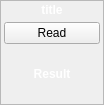
<?xml version="1.0" encoding="UTF-8"?>
<ui version="4.0">
 <class>Form</class>
 <widget class="QWidget" name="Form">
  <property name="geometry">
   <rect>
    <x>0</x>
    <y>0</y>
    <width>104</width>
    <height>105</height>
   </rect>
  </property>
  <property name="sizePolicy">
   <sizepolicy hsizetype="Maximum" vsizetype="Maximum">
    <horstretch>0</horstretch>
    <verstretch>0</verstretch>
   </sizepolicy>
  </property>
  <property name="minimumSize">
   <size>
    <width>100</width>
    <height>105</height>
   </size>
  </property>
  <property name="maximumSize">
   <size>
    <width>104</width>
    <height>105</height>
   </size>
  </property>
  <property name="windowTitle">
   <string>Form</string>
  </property>
  <property name="styleSheet">
   <string notr="true">QFrame.PeripheralCollection{
border-top-left-radius: 10px;
border-top-right-radius: 10px;
border-bottom-right-radius: 10px;
border-bottom-left-radius: 10px;
border: 1px solid black;
background: qlineargradient(x1: 0, y1: 0, x2: 0, y2: 1,
stop: 0 rgb(97, 146, 121), stop: 0.5 rgb(65, 89, 111));

}
QLabel {
color: white;
font-weight: bold;
background:transparent;
}
</string>
  </property>
  <layout class="QVBoxLayout" name="verticalLayout">
   <property name="spacing">
    <number>0</number>
   </property>
   <property name="leftMargin">
    <number>0</number>
   </property>
   <property name="topMargin">
    <number>0</number>
   </property>
   <property name="rightMargin">
    <number>0</number>
   </property>
   <property name="bottomMargin">
    <number>0</number>
   </property>
   <item>
    <widget class="QFrame" name="widgetFrameOuter">
     <property name="sizePolicy">
      <sizepolicy hsizetype="Preferred" vsizetype="MinimumExpanding">
       <horstretch>0</horstretch>
       <verstretch>0</verstretch>
      </sizepolicy>
     </property>
     <property name="minimumSize">
      <size>
       <width>80</width>
       <height>0</height>
      </size>
     </property>
     <property name="styleSheet">
      <string notr="true"/>
     </property>
     <property name="frameShape">
      <enum>QFrame::StyledPanel</enum>
     </property>
     <property name="frameShadow">
      <enum>QFrame::Raised</enum>
     </property>
     <property name="class" stdset="0">
      <string>ControlWidget</string>
     </property>
     <layout class="QVBoxLayout" name="verticalLayout_3">
      <property name="spacing">
       <number>2</number>
      </property>
      <property name="leftMargin">
       <number>3</number>
      </property>
      <property name="topMargin">
       <number>2</number>
      </property>
      <property name="rightMargin">
       <number>3</number>
      </property>
      <property name="bottomMargin">
       <number>3</number>
      </property>
      <item>
       <widget class="QLabel" name="title">
        <property name="sizePolicy">
         <sizepolicy hsizetype="Preferred" vsizetype="Maximum">
          <horstretch>0</horstretch>
          <verstretch>0</verstretch>
         </sizepolicy>
        </property>
        <property name="font">
         <font>
          <pointsize>9</pointsize>
          <weight>75</weight>
          <bold>true</bold>
         </font>
        </property>
        <property name="text">
         <string>title</string>
        </property>
        <property name="alignment">
         <set>Qt::AlignCenter</set>
        </property>
       </widget>
      </item>
      <item>
       <widget class="QFrame" name="ImageFrame">
        <property name="sizePolicy">
         <sizepolicy hsizetype="Expanding" vsizetype="Expanding">
          <horstretch>0</horstretch>
          <verstretch>0</verstretch>
         </sizepolicy>
        </property>
        <property name="minimumSize">
         <size>
          <width>90</width>
          <height>70</height>
         </size>
        </property>
        <property name="styleSheet">
         <string notr="true"/>
        </property>
        <layout class="QGridLayout" name="gridLayout_3">
         <property name="leftMargin">
          <number>0</number>
         </property>
         <property name="topMargin">
          <number>3</number>
         </property>
         <property name="rightMargin">
          <number>0</number>
         </property>
         <property name="bottomMargin">
          <number>0</number>
         </property>
         <property name="horizontalSpacing">
          <number>0</number>
         </property>
         <property name="verticalSpacing">
          <number>2</number>
         </property>
         <item row="1" column="0">
          <widget class="QLabel" name="value">
           <property name="font">
            <font>
             <pointsize>9</pointsize>
             <weight>75</weight>
             <bold>true</bold>
            </font>
           </property>
           <property name="text">
            <string>Result</string>
           </property>
           <property name="scaledContents">
            <bool>true</bool>
           </property>
           <property name="alignment">
            <set>Qt::AlignCenter</set>
           </property>
          </widget>
         </item>
         <item row="0" column="0">
          <widget class="QPushButton" name="pushButton">
           <property name="text">
            <string>Read</string>
           </property>
           <property name="autoRepeat">
            <bool>true</bool>
           </property>
          </widget>
         </item>
        </layout>
       </widget>
      </item>
     </layout>
    </widget>
   </item>
  </layout>
 </widget>
 <resources/>
 <connections>
  <connection>
   <sender>pushButton</sender>
   <signal>clicked()</signal>
   <receiver>Form</receiver>
   <slot>read()</slot>
   <hints>
    <hint type="sourcelabel">
     <x>66</x>
     <y>37</y>
    </hint>
    <hint type="destinationlabel">
     <x>104</x>
     <y>45</y>
    </hint>
   </hints>
  </connection>
 </connections>
 <slots>
  <slot>read()</slot>
 </slots>
</ui>
